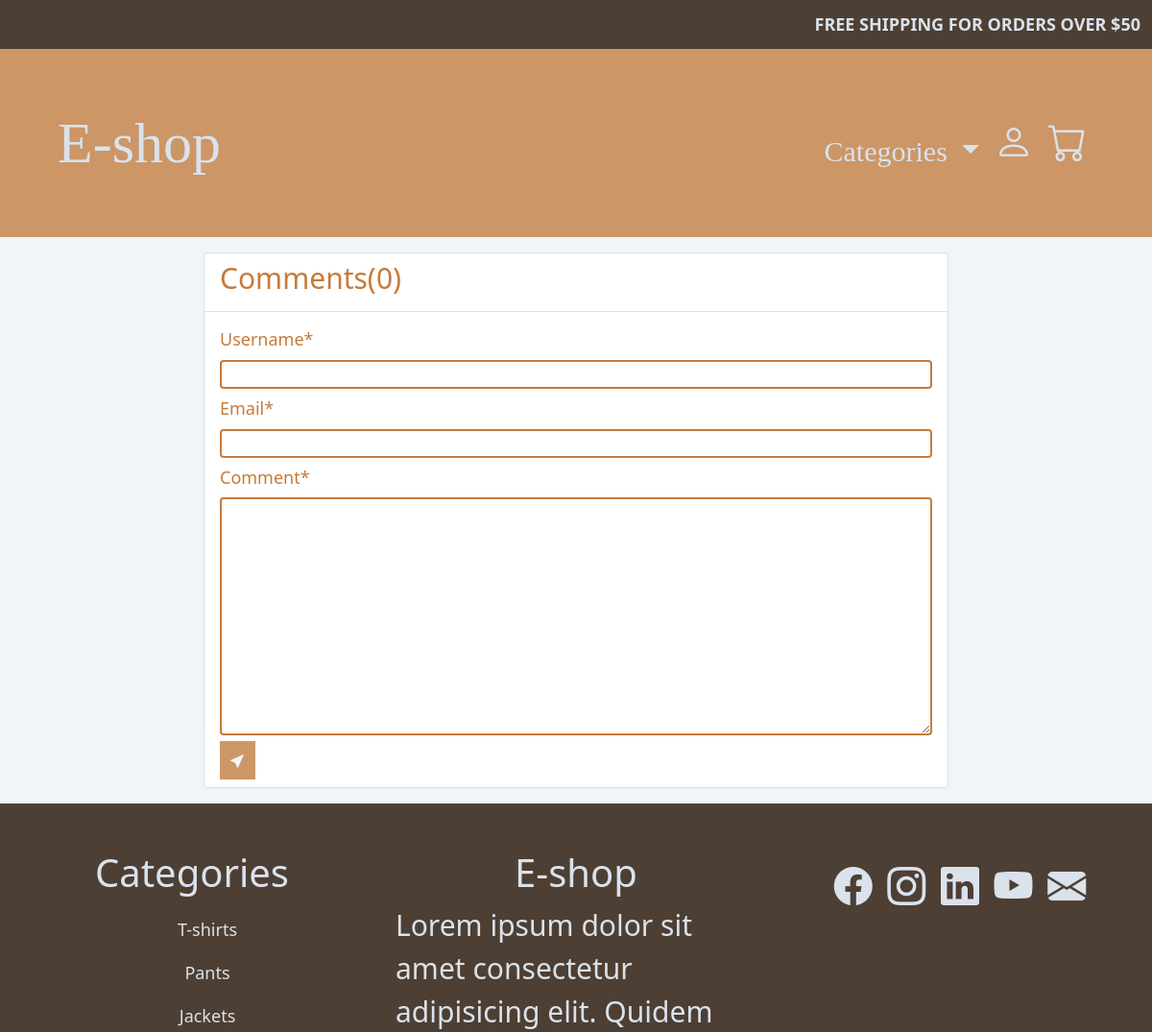
The app's page /comments/ (upper part), older data.
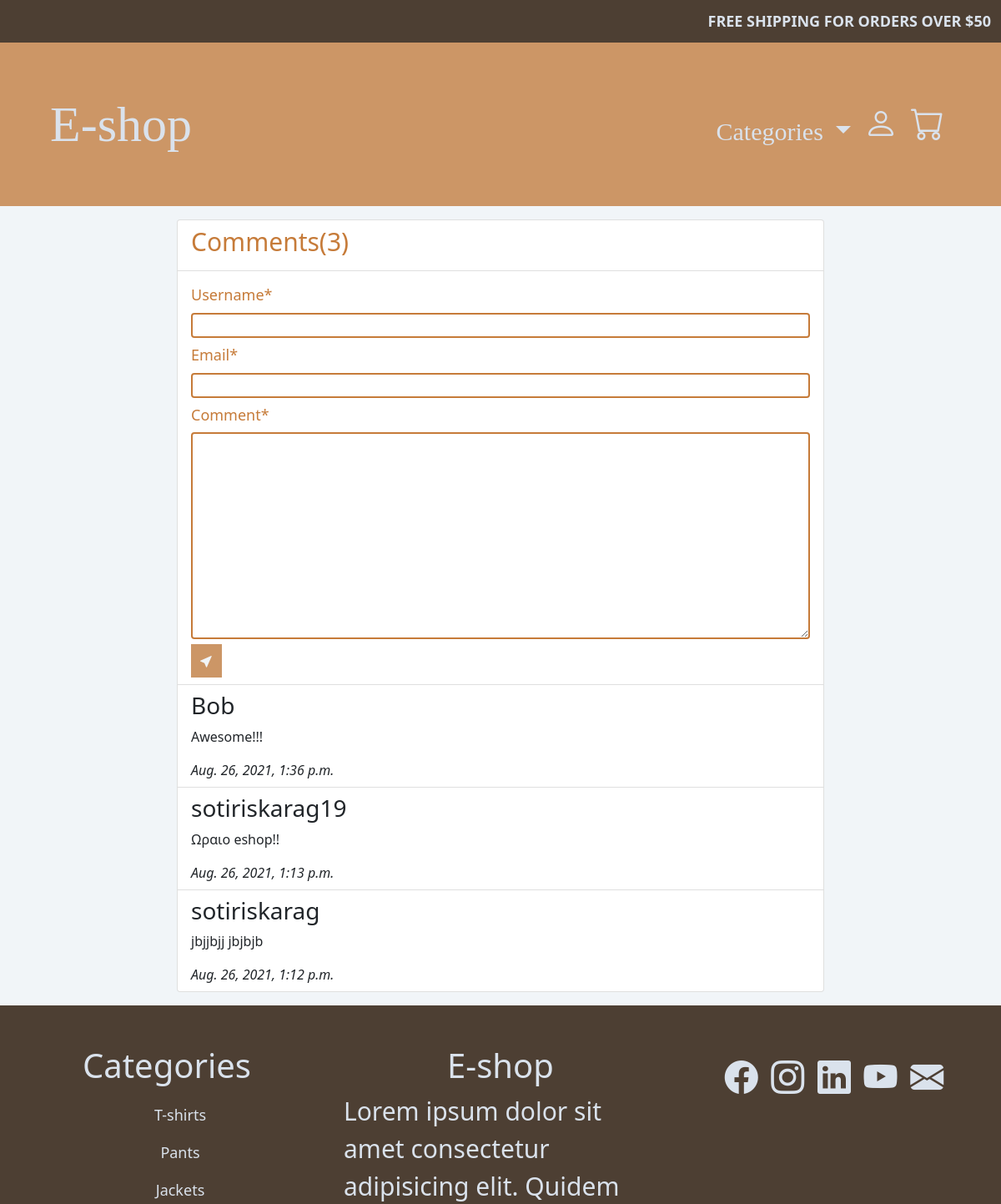
The same page, newer data.
### comments/models.py (models this page shows)
class CommentsModel(models.Model):
    username = models.CharField(max_length=100)
    comment = models.TextField(max_length=800)
    email = models.EmailField(max_length=100,validators=[validate_email])
    date = models.DateTimeField(blank=True)

### comments/views.py (the view)
# urls.py: path('',comments_view,name='comments')
def comments_view(request):
    comment_form = CommentsForm(request.POST or None)
    if comment_form.is_valid():
        comment_form.cleaned_data["date"] = timezone.now()
        comment_form.instance.date = comment_form.cleaned_data["date"]
        comment_form.save()
        comment_form = CommentsForm()
    comments = CommentsModel.objects.order_by('-date')# - for descending order
    template_name="comments.html"
    context = dict(commentForm=comment_form,comments=comments)
    return render(request,template_name,context)

### comments/forms.py
class CommentsForm(forms.ModelForm):
    class Meta:
        model = CommentsModel
        fields = ["username","email","comment","date"]
    def __init__(self,*args,**kwargs):
        super(CommentsForm,self).__init__(*args,**kwargs)
        self.fields['date'].widget.attrs['class'] = "dont-display-comment-date-form"
        self.fields['username'].widget.attrs['class'] = "comments-field"
        self.fields['comment'].widget.attrs['class'] = "comments-field"
        self.fields['email'].widget.attrs['class'] = "comments-field"

### templates/comments.html (shortened to what this page needs)
{% extends 'base.html' %}
{% load static %}
{% load crispy_forms_tags %}
{% block extrahead %}
<link rel="stylesheet" href="{% static 'css/comments.css' %}">
{% endblock %}
{% block content %}
<div class="container-fluid mt-3 mb-3">
    <div class="row">
        <div class="col-sm-2"></div>
        <div class="col-sm-8">
            <ul class="list-group">
                <li class="list-group-item">
                    <h2 class="comments-header">Comments({{comments.count}})</h2>
                </li>
                <li class="list-group-item">
                    <form method="POST">
                        {{commentForm | crispy}}
                        <button class="comment-btn"><i class="bi bi-cursor-fill"></i></button>
                    </form>
                </li>
                {% for c in comments %}
                <li class="list-group-item">
                    <h3>{{c.username}}</h3>
                    <p>{{c.comment}}</p>
                    <i>{{c.date}}</i>
                </li>
                {% endfor %}
            </ul>
        </div>
        <div class="col-sm-2"></div>
    </div>
</div>
{% endblock %}

Row changes from the older to the newer data that the page shows:
added CommentsModel: username "Bob", comment "Awesome!!!", date "Aug. 26, 2021, 1:36 p.m."
added CommentsModel: username "sotiriskarag19", comment "Ωραιο eshop!!", date "Aug. 26, 2021, 1:13 p.m."
added CommentsModel: username "sotiriskarag", comment "jbjjbjj jbjbjb", date "Aug. 26, 2021, 1:12 p.m."
Text that changed along with them:
{{ comments.count }}: "0" → "3"
